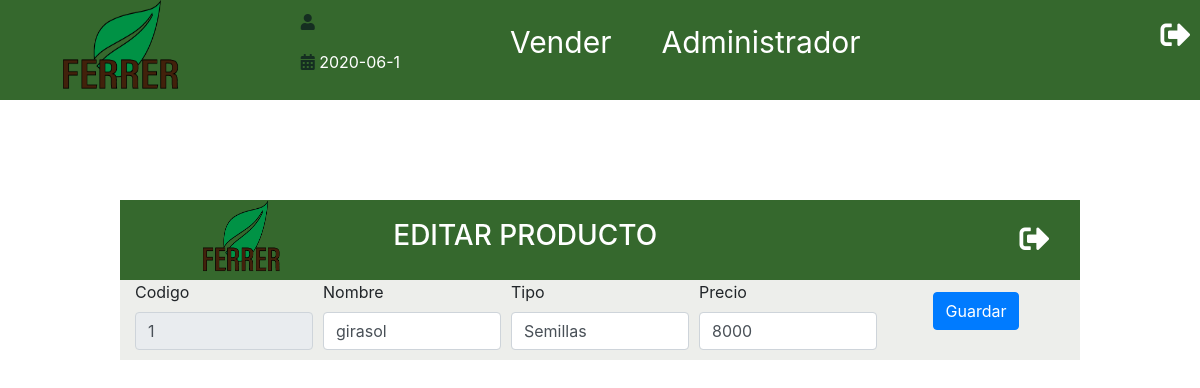
Page /editar.php?id=1 (signed in) on the committed database.
### tables this page shows
CREATE TABLE `producto` (
  `Id_Producto` int(100) NOT NULL,
  `Nombre_Producto` varchar(25) NOT NULL,
  `Id_Tipo_Producto` varchar(50) NOT NULL,
  `Precio_Venta` int(11) NOT NULL,
  `Nombre_Usuario` varchar(30) NOT NULL,
  `FechaCreacion` date NOT NULL
);

### includes/funciones/consultas.php (called while the page is built, shortened)
<?php
function obtenerProducto($id){
    include 'bd_conexion.php';
    try{
        return $conn->query("SELECT Id_Producto, Nombre_Producto, Id_Tipo_Producto, Precio_Venta,Nombre_Usuario FROM producto WHERE Id_Producto = $id");
    }catch(Exception $e){
        echo "error!!". $e->getMessage() ."<br>";
        return false;
    }
}
?>

### editar.php (the view, shortened to what this page needs)
<?php include_once 'includes/templates/header.php';
include_once 'includes/funciones/consultas.php';
    $id = filter_var($_GET['id'], FILTER_VALIDATE_INT);
    $resultado = obtenerProducto($id);
    $producto = $resultado->fetch_assoc();
    ?>
    <pre>
</pre>
<div class="inventarioMORE UPDATE" id="inventarioADD">
                <div class="TengoEstilos">
                  <img src="./img/logo.png" alt="Logo">
                  <H3>EDITAR PRODUCTO</H3>
                  <a href="Admin.php"> <i class="fas fa-sign-out-alt Singout" id="CerrarAnadir"></i></a>
                </div>
                <div class="container">
                  <form   id="producto" class="Anadir" method="POST">
                    <div class="form-row">
                    <div class="col">
                        <label for="">Codigo</label>
                        <input type="text" placeholder="Codigo Producto" id="Codigo" name="Codigo" readonly="readonly" class="form-control" value="<?php echo ($producto['Id_Producto']) ? $producto['Id_Producto'] : ''; ?>" >
                      </div>
                      <div class="col">
                        <label for="">Nombre</label>
                        <input type="text" placeholder="Nombre Producto" id="Nombre" name="Nombre" class="form-control" value="<?php echo ($producto['Nombre_Producto']) ? $producto['Nombre_Producto'] : ''; ?>" >
                      </div>
                      <div class="col">
                        <label for="">Tipo</label>
                        <input list="buscador"placeholder="Tipo Producto" id="Tipo" name="Tipo" class="form-control" value="<?php echo ($producto['Id_Tipo_Producto']) ? $producto['Id_Tipo_Producto'] : ''; ?>" >
                      </div>
                      <div class="col">
                        <label for="Nombre">Precio</label>
                        <input type="number" placeholder="Precio" id="Precio" name="Precio" class="form-control" value="<?php echo ($producto['Precio_Venta']) ? $producto['Precio_Venta'] : ''; ?>" >
                      </div>
                      <div class="col Enviar">
                          <?php
                           $textoBtn = ($producto['Precio_Venta']) ? 'Guardar' : 'añadir';
                          ?>
                        <input type="submit" name="submit" value="<?php echo $textoBtn; ?>" class="btn btn-primary mb-2">
                      </div>
                    </div>
<?php include_once 'includes/templates/footer.php'; ?>

### css/style.css (style rules this page uses)
* { margin:0; }
body { margin: 0; width: 100vw; font-family: 'Lato',Arial, Helvetica, sans-serif ; justify-content: center; }
.TengoEstilos { background: #35682d; width: 100%; height: auto; display: flex; justify-content: space-around; align-items: center; }
.TengoEstilos img { width: 120px; height: 100px; margin: 0 50px; }
.Singout { color: #fff; margin-left: 300px; font-size: 30px; }
form { display: flex; flex-direction: column; justify-content: center; align-items: center; }
label { display: block; margin-bottom: 10px; }
h3 { color: white; font-weight: 300; }
.inventarioMORE { background-color:rgb(237, 238, 235); width: 80vw; height: auto; display: none; position: absolute; flex-direction: column; justify-content: center; align-self: center; top: 25%; left: 10%; overflow: hidden; }
.inventarioMORE img { width: 80px; height: 80px; }
.Enviar { display: flex; justify-content: center; align-items: center; }
.Anadir { margin-bottom: 10px; }
.UPDATE { display: flex; }

### rows in the picture
producto: Codigo "1", Nombre "girasol", Tipo "Semillas", Precio "8000", submit "Guardar"
